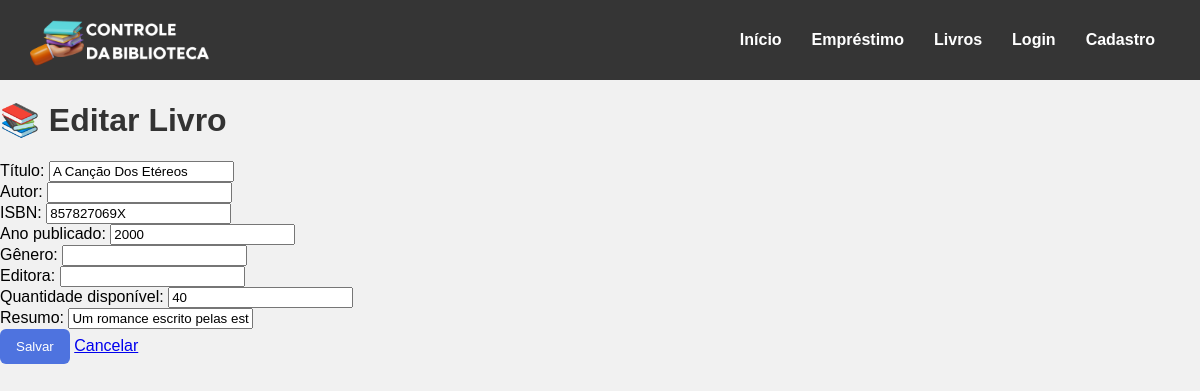
The app's page /editar_livro/1 (signed in), older data.
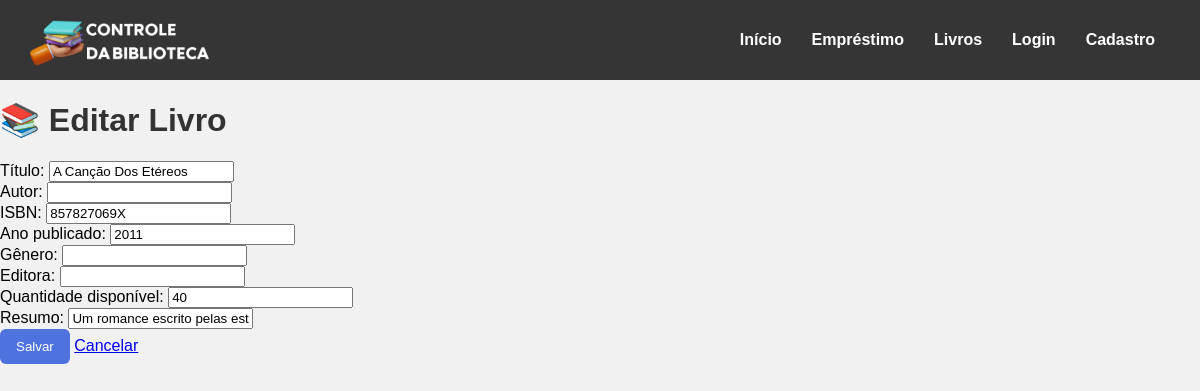
The same page, newer data.
### tables this page shows
CREATE TABLE livros (
    id_livro INTEGER PRIMARY KEY AUTOINCREMENT,
    autor_id INTEGER NOT NULL,
    titulo VARCHAR(255) NOT NULL,
    isbn VARCHAR(13) NOT NULL,
    ano_publicacao INTEGER NOT NULL,
    genero_id INTEGER NOT NULL,
    editora_id INTEGER NOT NULL,
    quantidade_disponivel INTEGER NOT NULL,
    resumo TEXT,
    FOREIGN KEY (autor_id) REFERENCES autores(id_autor) ON DELETE RESTRICT,
    FOREIGN KEY (genero_id) REFERENCES generos(id_genero) ON DELETE CASCADE,
    FOREIGN KEY (editora_id) REFERENCES editoras(id_editora)
);

### app.py (the view, shortened to what this page needs)
@app.route('/editar_livro/<id>', methods=["GET", "POST"])
@login_required
def editar_livro(id):
    conexao = obter_conexao()
    livro = conexao.execute("SELECT * FROM livros WHERE id_livro = ?", (id,)).fetchone()
    conexao.close()
    if not livro:
        flash("Livro não encontrado.", "error")
        return redirect(url_for("livros"))
    return render_template("editar_livro.html", livro=livro)

### app.py (called while the page is built)
@login_manager.user_loader
def load_user(user_id):
    return User.achar_email(user_id)

@app.before_request
def carregar_mensagens_trigger():
    if request.endpoint in ('static', 'login'):
        return
    conexao = obter_conexao()
    mensagens = conexao.execute("""
        SELECT id_log, mensagem
        FROM log_triggers
        WHERE lida = 0
        ORDER BY data_execucao""").fetchall()
    for msg in mensagens:
        flash(msg['mensagem'], 'info')
    conexao.execute("""
        UPDATE log_triggers
        SET lida = 1
        WHERE lida = 0""")
    conexao.commit()
    conexao.close()

### database.py (called while the page is built)
def obter_conexao():
    conexao = sqlite3.connect('livros.db')
    conexao.execute("PRAGMA foreign_keys = ON")
    conexao.row_factory = sqlite3.Row
    return conexao

### templates/editar_livro.html (shortened to what this page needs)
{% extends 'base.html' %}
{% block conteudo %}
<h1>📚 Editar Livro</h1>
<form method="POST" action="{{ url_for('editar_livro', id=livro.id_livro if livro else 0) }}">
    Título: <input type="text" name="titulo" value="{{ livro.titulo if livro else '' }}" required><br>
    Autor: <input type="text" name="autor" value="{{ livro.autor if livro else autor_nome or '' }}" required><br>
    ISBN: <input type="text" name="isbn" value="{{ livro.isbn if livro else '' }}"><br>
    Ano publicado: <input type="number" name="ano_publicacao" value="{{ livro.ano_publicacao if livro else '' }}"><br>
    Gênero: <input type="text" name="genero" value="{{ livro.genero if livro else '' }}"><br>
    Editora: <input type="text" name="editora" value="{{ livro.editora if livro else '' }}"><br>
    Quantidade disponível: <input type="number" name="quantidade_disponivel" value="{{ livro.quantidade_disponivel if livro else '' }}"><br>
    Resumo: <input type="text" name="resumo" value="{{ livro.resumo if livro else '' }}"><br>
    <button type="submit">Salvar</button>
    <a href="{{ url_for('livros') }}">Cancelar</a>
</form>
{% endblock %}

Row changes from the older to the newer data that the page shows:
changed livros "A Canção Dos Etéreos": ano_publicacao "2000" → "2011"
